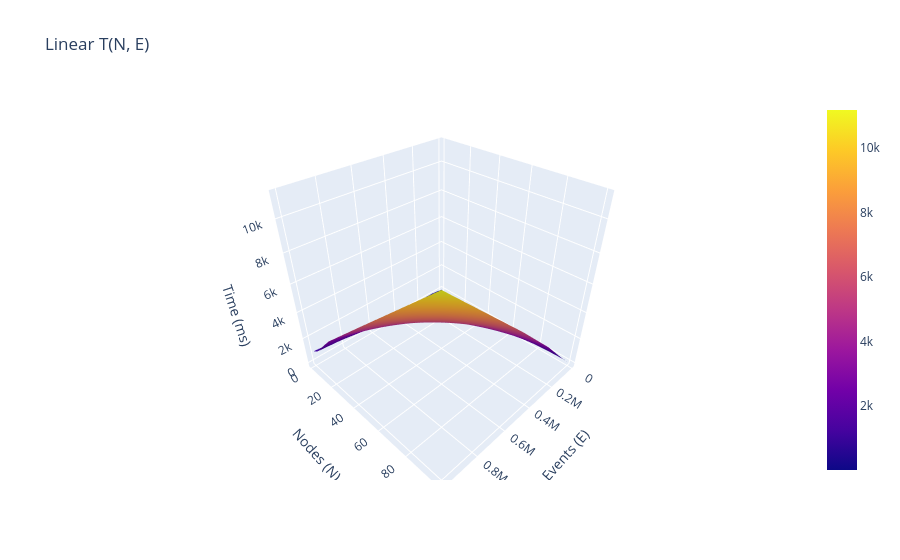

The notebook cell saved with this chart:
### Code cell
figL = go.Figure(data=[go.Surface(z=TL, x=E, y=N)])
figL.update_layout(
    title="Linear T(N, E)",
    scene={
        'xaxis_title': 'Events (E)',
        'yaxis_title': 'Nodes (N)',
        'zaxis_title': 'Time (ms)'
    }
)

figL.show()

### Figure 1 — Plotly figure (JSON) as saved in the notebook; plotly's stock layout.template omitted (floating-point values rounded to 4 significant figures)
{"data": [{"type": "surface", "x": [10000, 50000, 100000, 250000, 500000, 1000000], "y": [1, 5, 10, 20, 50, 100], "z": [[30, 112, 178, 208, 438, 957], [11, 60, 111, 279, 687, 1225], [15, 78, 166, 494, 886, 1853], [27, 147, 305, 788, 1616, 3099], [62, 318, 672, 1580, 3323, 6143], [96, 550, 1145, 3025, 5834, 11184]]}], "layout": {"scene": {"xaxis": {"title": {"text": "Events (E)"}}, "yaxis": {"title": {"text": "Nodes (N)"}}, "zaxis": {"title": {"text": "Time (ms)"}}}, "title": {"text": "Linear T(N, E)"}}}
